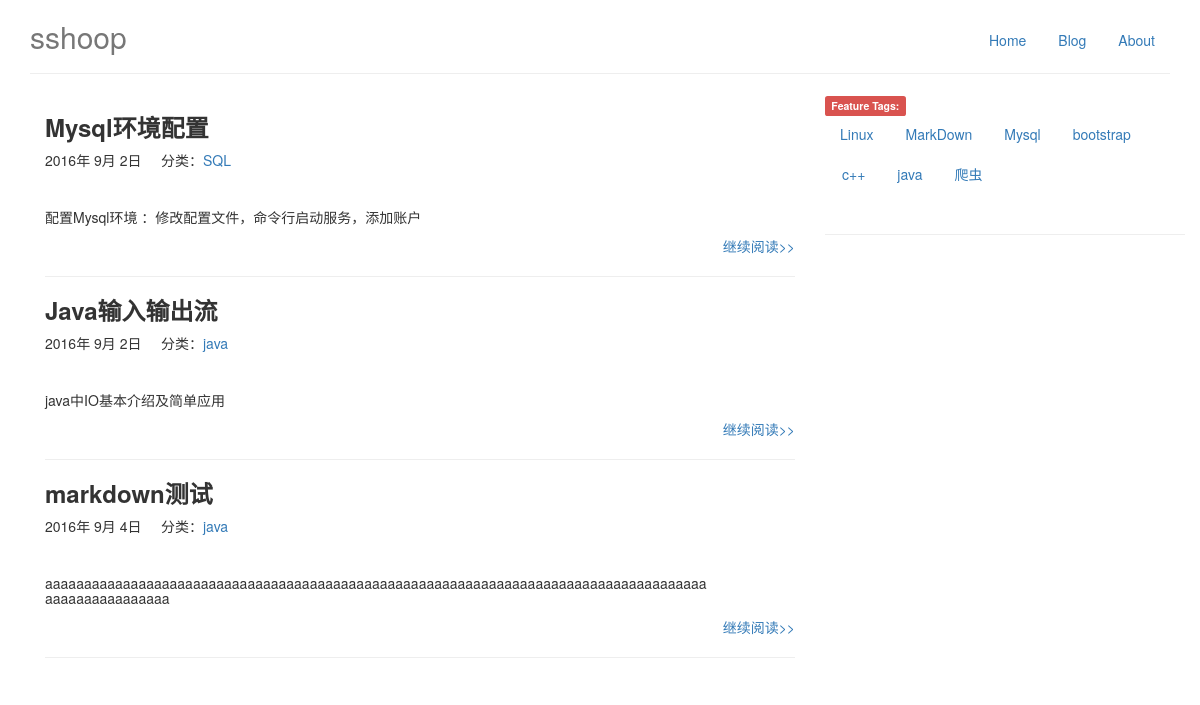
The page /blog/ on the database as committed earlier.
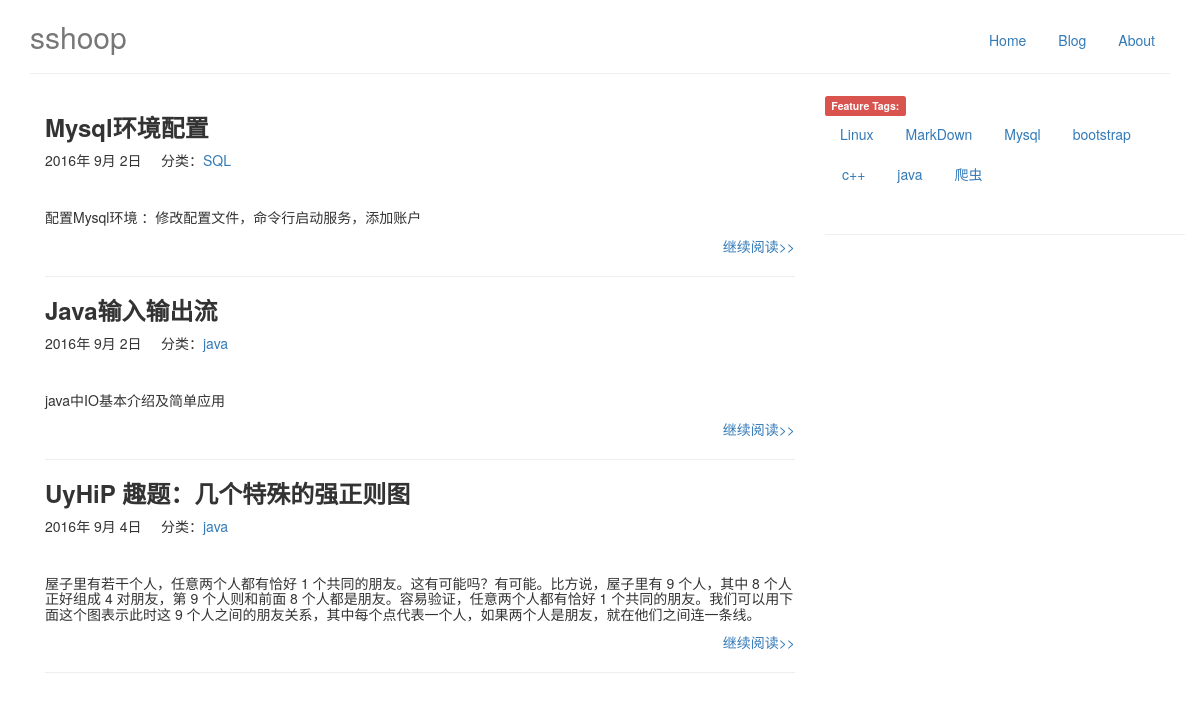
The same page on the database as committed later.
### blog/models.py (models this page shows, shortened)
class Article(models.Model):
    STATUS_CHOICES = (
        ('d', '草稿'),
        ('p', '发布'),
    )
    article_title = models.CharField(u'标题', max_length=50)
    article_text = models.TextField(u'正文', help_text='支持MarkDown语法')
    article_abstract = models.TextField(u'摘要', help_text='支持MarkDown语法')
    article_create_time = models.DateTimeField(u'创建时间', auto_now_add=True)
    article_change_time = models.DateTimeField(u'修改时间', auto_now=True)
    article_status = models.CharField('文章状态', max_length=1, choices=STATUS_CHOICES)
    article_index = models.BooleanField(u'首页', default=False)
    article_views = models.PositiveIntegerField(u'浏览量', default=0)
    article_likes = models.PositiveIntegerField(u'点赞数', default=0)
    article_category = models.ForeignKey('Category', verbose_name='分类')
    article_tag = models.ManyToManyField('Tag', verbose_name='标签', blank=True,)

class Category(models.Model):
    category_name = models.CharField(u'类名', max_length=20)
    category_create_time = models.DateTimeField(u'创建时间', auto_now_add=True)
    category_change_time = models.DateTimeField(u'修改时间', auto_now=True)
    def __str__(self):
        return self.category_name

### blog/views.py (the view)
class IndexView(ListView):
    template_name = 'blog/blog_index.html'
    context_object_name = 'article_list'
    def get_queryset(self):
        article_list = Article.objects.filter(article_index='True', article_status='p')
        '''
        for article in article_list:
            article.article_title = markdown2.markdown(article.article_title)
        '''
        return article_list
    def get_context_data(self, **kwargs):
        kwargs['category_list'] = Category.objects.all().order_by('category_name')
        kwargs['tag_list'] = Tag.objects.all().order_by('tag_name')
        kwargs['span_list'] = ['default', 'primary', 'success', 'info', 'warning', 'danger']
        return super(IndexView, self).get_context_data(**kwargs)

### blog/templates/blog/blog_index.html (shortened to what this page needs)
{% extends 'base.html' %}
{% block context %}
<div class="container">
    <div class="row">
        <div class="col-md-8">
            {% block article %}
                {% for article in article_list %}
                    <h3 class="thick">{{ article.article_title }}</h3>
                    <p class="text-left">
                        {{ article.article_create_time.year}}年
                        {{ article.article_create_time.month}}月
                        {{ article.article_create_time.day}}日
                        &nbsp;&nbsp;&nbsp;&nbsp;分类：<a href="{% url 'blog:category' article.article_category.id %}">{{ article.article_category }}</a>
                    </p>
                    <br/>
                    <h5 class="blog-post-title">{{ article.article_abstract |safe }}</h5>
                    <a href="{% url 'blog:detail' article.pk %}">
                        <p class="text-right">继续阅读>></p>
                    </a>
                    <hr />
                {% endfor %}
            {% endblock %}
        </div>
        <div class="col-md-4">
            {% block tag %}
                <span class="label label-danger">Feature Tags:</span>
                <ul class="nav nav-pills" role="tablist">
                    {% for tag in tag_list %}
                        <li role="presentation">
                            <a href="{% url 'blog:tag' tag.pk %}">{{ tag.tag_name }}</a>
                        </li>
                    {% endfor %}
                </ul>
                <br />
                <hr />
            {% endblock %}
        </div>
    </div>
</div>
{% endblock %}

Rows that differ between the two databases and show on the page:
changed Article: article_title "markdown测试" → "UyHiP 趣题：几个特殊的强正则图"; article_abstract "aaaaaaaaaaaaaaaaaaaaaaaaaaaaaaaaaaaaaaaaaaaaaaaaaaaaaaaaaaaaaaaaaaaaaaaaaaaaaaaaaaaaa aaaaaaaaaaaaaaaa" → "屋子里有若干个人，任意两个人都有恰好 1 个共同的朋友。这有可能吗？有可能。比方说，屋子里有 9 个人，其中 8 个人正好组成 4 对朋友，第 9 个人则和前面 8 个人都是朋友。容易验证，任意两个人都有恰好 1 个共同的朋友。我们可以用下面这个图表示此时这 9 个人之间的朋友关系，其中每个点代表一个人，如果两个人是朋友，就在他们之间连一条线。"
